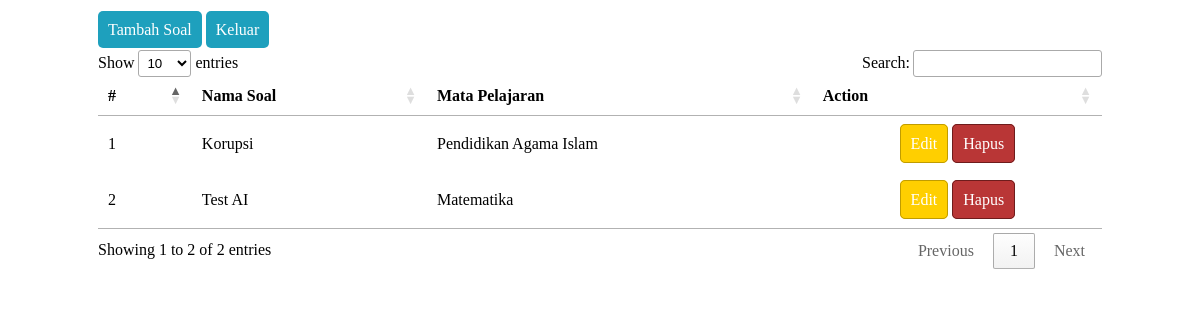
Screenshot of /admin/ (signed in) with the database file from the repository.
### tables this page shows
CREATE TABLE `soal` (
  `id_soal` int(11) NOT NULL,
  `nama_soal` varchar(100) NOT NULL,
  `tanggal_upload` timestamp NOT NULL DEFAULT CURRENT_TIMESTAMP ON UPDATE CURRENT_TIMESTAMP,
  `tanggal_update` timestamp NOT NULL DEFAULT '0000-00-00 00:00:00',
  `id_matpel` int(11) NOT NULL
);

CREATE TABLE `matpel` (
  `id_matpel` int(10) UNSIGNED ZEROFILL NOT NULL,
  `nama_matpel` varchar(60) NOT NULL
);

### admin/index.php (the view, shortened to what this page needs)
<!DOCTYPE html>
<html>
    <?php
    include $_SERVER['DOCUMENT_ROOT'].'/php_conn/connect.php';
    ?>
    <head>
        <link rel="stylesheet" href="//cdn.datatables.net/1.10.19/css/jquery.dataTables.min.css">
        <link rel="stylesheet" href="assets/css/style-index.css">
    </head>
    <body>
        <div id="wrapper">
            <a class="btn blue" href="tambah-soal.php">Tambah Soal</a>
            <a class="btn blue" href="logout.php">Keluar</a>
            <table id="daftar-soal">
                <thead>
                    <tr>
                        <th>#</th>
                        <th>Nama Soal</th>
                        <th>Mata Pelajaran</th>
                        <th>Action</th>
                    </tr>
                </thead>
                <tbody>
                    <?php
                    $query = "SELECT id_soal, nama_soal, nama_matpel FROM soal s, matpel m WHERE s.id_matpel = m.id_matpel";
                    if ($result = mysqli_query($connect, $query)) {
                        $no = 1;
                        while ($row = mysqli_fetch_array($result, MYSQLI_ASSOC)) {
                            echo "<tr>";
                            echo "<td>".$no++."</td>";
                            echo "<td>".$row['nama_soal']."</td>";
                            echo "<td>".$row['nama_matpel']."</td>";
                            echo "<td class='align-center'>
                                    <a href='edit.php?id=".$row['id_soal']."' class='btn yellow'>Edit</a>
                                    <a href='remove.php?id=".$row['id_soal']."' class='btn red'>Hapus</a>
                            </td>";
                            echo "</tr>";
                        }
                    }
                    ?>
                </tbody>
            </table>
        </div>
    </body>
</html>

### admin/assets/css/style-index.css (style rules this page uses)
* { box-sizing: border-box; }
body { margin: 0; }
#wrapper { max-width: 1024px; margin: 0 auto; padding: 10px; }
a { text-decoration: none; }
.btn { line-height: 40px;padding: 10px;border-radius: 5px; }
.blue { background: #1ea0bd; color: #fff; }
.red { background-color: #b93636; color: #fff; border: 1px solid #6e1c1c; }
.yellow { background-color: #ffcf00; color: #fff; border: 1px solid #c09c00; }
.align-center { text-align: center; }

### rows the page displays
soal: nama_soal "Korupsi", id_matpel.nama_matpel "Pendidikan Agama Islam"
soal: nama_soal "Test AI", id_matpel.nama_matpel "Matematika"
